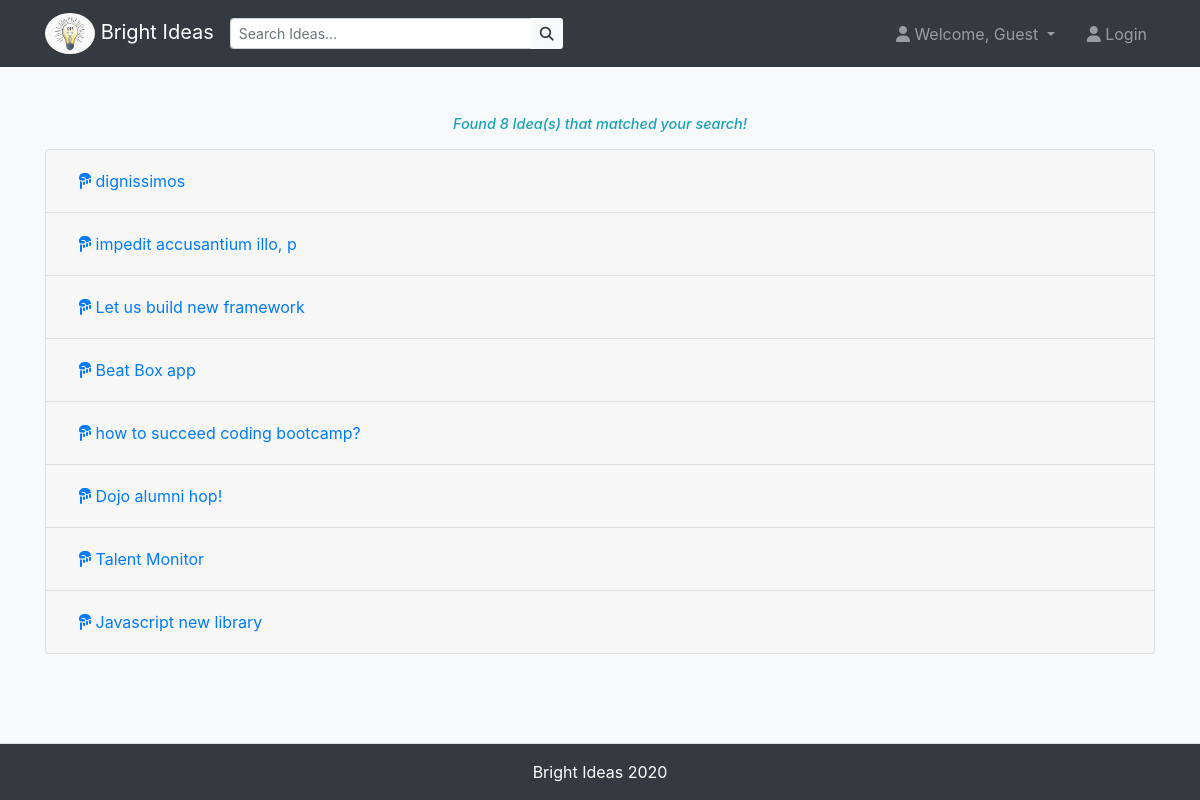
Page /ideas/search on the earlier database version.
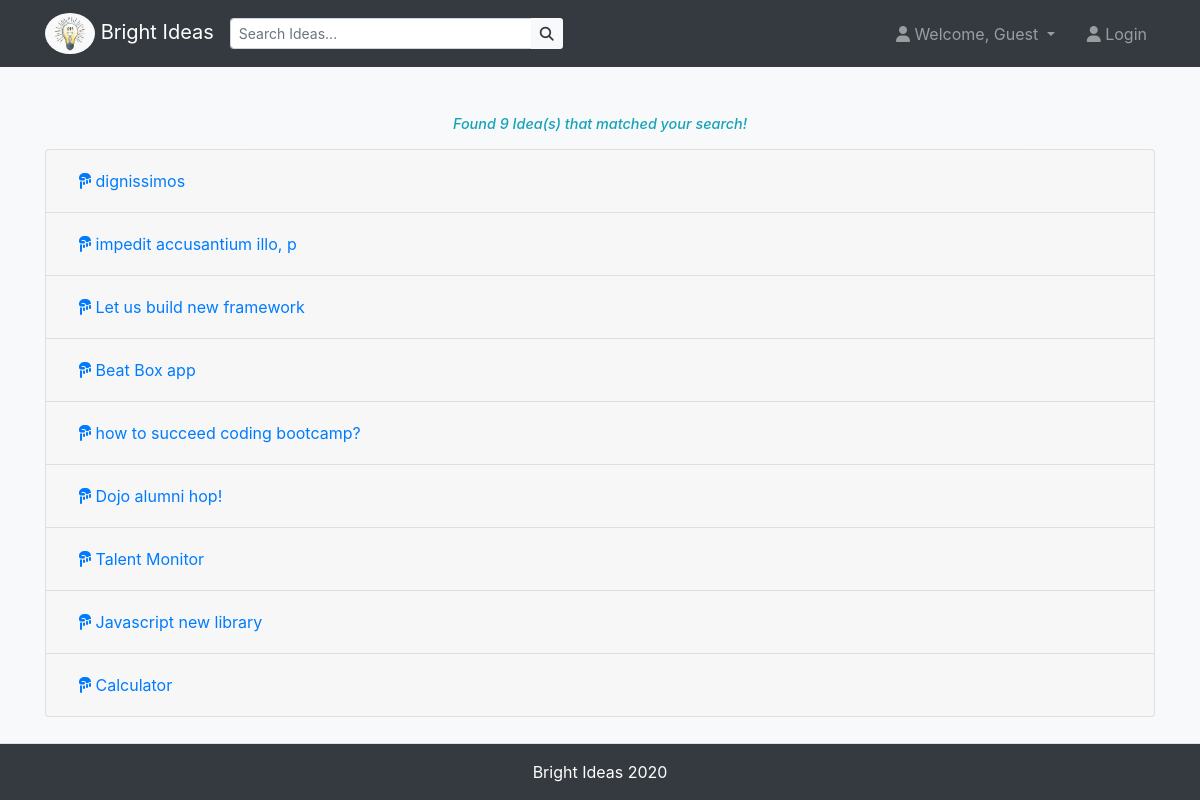
Same page on the later database version.
### ideas/models.py (models this page shows)
class Post(models.Model):
  title = models.CharField(max_length=255)
  content = models.TextField()
  author = models.ForeignKey(User, related_name='posts', on_delete=models.CASCADE)
  who_likes = models.ManyToManyField(User, related_name='liked_posts')
  created_at = models.DateTimeField(auto_now_add=True)
  updated_at = models.DateTimeField(auto_now=True)
  objects = PostManager()

### ideas/views.py (the view)
# urls.py: path('search', views.search, name='search'),
def search(request):
  now = timezone.now()
  qs = Post.objects.all()
  title_contains = request.GET.get('title_contains')
  if title_contains != '' and title_contains is not None:
    qs = qs.filter(title__icontains=title_contains)
  context = {
      'queryset': qs
    }
  return render(request, 'ideas/search.html', context)

### templates/ideas/search.html (shortened to what this page needs)
{% extends 'ideas/base.html' %}
{% block body_block %}
 <div class="container mt-5">
  <h4 class="text-center text-info mb-3 font-italic figure-caption">Found {{queryset.count}} Idea(s) that matched your search!</h4>
  <div class="accordion" id="postModal">
    {% for post in queryset %}
      <div class="card">
        <div class="card-header" id="headingOne">
          <h2 class="mb-0">
            <button class="btn btn-link btn-block text-left" type="button" data-toggle="collapse" data-target="#collapse{{post.id}}" aria-expanded="true" aria-controls="collapseOne"><i class="fas fa-hand-point-down"></i> {{post.title}}</button>
          </h2>
        </div>
      </div>
    {% endfor %}
 </div>
{% endblock %}

Differences in the rows shown:
added Post: title "Calculator"
Other differences:
{{ queryset.count }}: "8" → "9"
